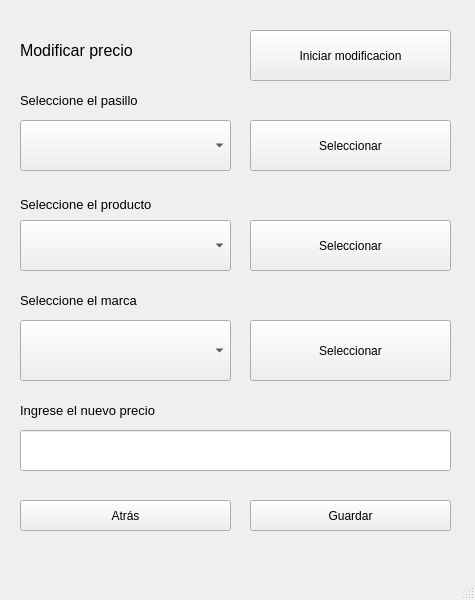
<?xml version="1.0" encoding="UTF-8"?>
<ui version="4.0">
 <class>window_modify_price</class>
 <widget class="QMainWindow" name="window_modify_price">
  <property name="geometry">
   <rect>
    <x>0</x>
    <y>0</y>
    <width>475</width>
    <height>600</height>
   </rect>
  </property>
  <property name="windowTitle">
   <string>MainWindow</string>
  </property>
  <widget class="QWidget" name="centralwidget">
   <widget class="QLabel" name="label_4">
    <property name="geometry">
     <rect>
      <x>20</x>
      <y>290</y>
      <width>211</width>
      <height>21</height>
     </rect>
    </property>
    <property name="font">
     <font>
      <pointsize>10</pointsize>
     </font>
    </property>
    <property name="text">
     <string>Seleccione el marca</string>
    </property>
   </widget>
   <widget class="QLabel" name="label_2">
    <property name="geometry">
     <rect>
      <x>20</x>
      <y>90</y>
      <width>211</width>
      <height>21</height>
     </rect>
    </property>
    <property name="font">
     <font>
      <pointsize>10</pointsize>
     </font>
    </property>
    <property name="text">
     <string>Seleccione el pasillo</string>
    </property>
   </widget>
   <widget class="QComboBox" name="halls">
    <property name="geometry">
     <rect>
      <x>20</x>
      <y>120</y>
      <width>211</width>
      <height>51</height>
     </rect>
    </property>
   </widget>
   <widget class="QPushButton" name="marcaButton">
    <property name="geometry">
     <rect>
      <x>250</x>
      <y>320</y>
      <width>201</width>
      <height>61</height>
     </rect>
    </property>
    <property name="text">
     <string>Seleccionar</string>
    </property>
   </widget>
   <widget class="QLabel" name="label_3">
    <property name="geometry">
     <rect>
      <x>20</x>
      <y>189</y>
      <width>211</width>
      <height>31</height>
     </rect>
    </property>
    <property name="font">
     <font>
      <pointsize>10</pointsize>
     </font>
    </property>
    <property name="text">
     <string>Seleccione el producto</string>
    </property>
   </widget>
   <widget class="QLabel" name="label">
    <property name="geometry">
     <rect>
      <x>20</x>
      <y>30</y>
      <width>231</width>
      <height>41</height>
     </rect>
    </property>
    <property name="font">
     <font>
      <pointsize>12</pointsize>
     </font>
    </property>
    <property name="text">
     <string>Modificar precio</string>
    </property>
   </widget>
   <widget class="QPushButton" name="pasilloButton">
    <property name="geometry">
     <rect>
      <x>250</x>
      <y>120</y>
      <width>201</width>
      <height>51</height>
     </rect>
    </property>
    <property name="text">
     <string>Seleccionar</string>
    </property>
   </widget>
   <widget class="QComboBox" name="prods">
    <property name="geometry">
     <rect>
      <x>20</x>
      <y>220</y>
      <width>211</width>
      <height>51</height>
     </rect>
    </property>
   </widget>
   <widget class="QPushButton" name="start">
    <property name="geometry">
     <rect>
      <x>250</x>
      <y>30</y>
      <width>201</width>
      <height>51</height>
     </rect>
    </property>
    <property name="text">
     <string>Iniciar modificacion</string>
    </property>
   </widget>
   <widget class="QComboBox" name="marca">
    <property name="geometry">
     <rect>
      <x>20</x>
      <y>320</y>
      <width>211</width>
      <height>61</height>
     </rect>
    </property>
   </widget>
   <widget class="QPushButton" name="prodButton">
    <property name="geometry">
     <rect>
      <x>250</x>
      <y>220</y>
      <width>201</width>
      <height>51</height>
     </rect>
    </property>
    <property name="text">
     <string>Seleccionar</string>
    </property>
   </widget>
   <widget class="QPushButton" name="back">
    <property name="geometry">
     <rect>
      <x>20</x>
      <y>500</y>
      <width>211</width>
      <height>31</height>
     </rect>
    </property>
    <property name="text">
     <string>Atrás</string>
    </property>
   </widget>
   <widget class="QPushButton" name="save">
    <property name="geometry">
     <rect>
      <x>250</x>
      <y>500</y>
      <width>201</width>
      <height>31</height>
     </rect>
    </property>
    <property name="text">
     <string>Guardar</string>
    </property>
   </widget>
   <widget class="QLabel" name="label_5">
    <property name="geometry">
     <rect>
      <x>20</x>
      <y>400</y>
      <width>431</width>
      <height>21</height>
     </rect>
    </property>
    <property name="font">
     <font>
      <pointsize>10</pointsize>
     </font>
    </property>
    <property name="text">
     <string>Ingrese el nuevo precio</string>
    </property>
   </widget>
   <widget class="QLineEdit" name="lineEdit">
    <property name="geometry">
     <rect>
      <x>20</x>
      <y>430</y>
      <width>431</width>
      <height>41</height>
     </rect>
    </property>
   </widget>
  </widget>
  <widget class="QMenuBar" name="menubar">
   <property name="geometry">
    <rect>
     <x>0</x>
     <y>0</y>
     <width>475</width>
     <height>17</height>
    </rect>
   </property>
  </widget>
  <widget class="QStatusBar" name="statusbar"/>
 </widget>
 <resources/>
 <connections/>
</ui>
